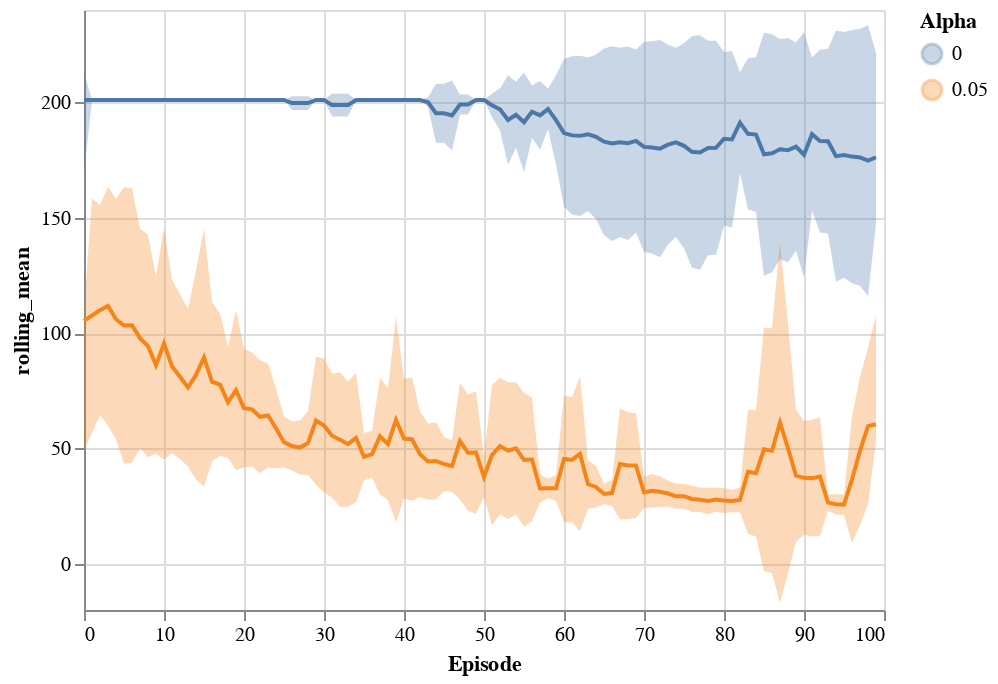

The notebook cell this image was saved under:
### Code cell
window_size = 1
chart = (
    base.mark_line()
    .transform_aggregate(mean_ep_len="mean(ep_len)", groupby=["Episode", "Alpha"])
    .transform_window(rolling_mean="mean(mean_ep_len)", groupby=["Alpha"],frame=[-window_size, window_size])
    .encode(x="Episode", y="rolling_mean:Q", color=alt.Color("Alpha:N"),)
)
band = (
    base.mark_errorband(extent="stdev")
    .transform_window(rolling_mean="mean(ep_len)", groupby=["Alpha"], frame=[-window_size, window_size])
    .encode(x="Episode", y="rolling_mean:Q", color=alt.Color("Alpha:N"),)
)

(chart + band)

### Figure 1 — Vega-Lite specification as saved in the notebook (floating-point values rounded to 4 significant figures; data arrays with more than 128 entries replaced by an {"elided": "..."} marker saying what was removed)
{"$schema": "https://vega.github.io/schema/vega-lite/v4.8.1.json", "config": {"view": {"continuousHeight": 300, "continuousWidth": 400}}, "data": {"name": "data-9d300c830fb99e3ab629f81452d24131"}, "datasets": {"data-9d300c830fb99e3ab629f81452d24131": {"elided": "1000 records"}}, "layer": [{"encoding": {"color": {"field": "Alpha", "type": "nominal"}, "x": {"field": "Episode", "type": "quantitative"}, "y": {"field": "rolling_mean", "type": "quantitative"}}, "mark": "line", "transform": [{"aggregate": [{"as": "mean_ep_len", "field": "ep_len", "op": "mean"}], "groupby": ["Episode", "Alpha"]}, {"frame": [-1, 1], "groupby": ["Alpha"], "window": [{"as": "rolling_mean", "field": "mean_ep_len", "op": "mean"}]}]}, {"encoding": {"color": {"field": "Alpha", "type": "nominal"}, "x": {"field": "Episode", "type": "quantitative"}, "y": {"field": "rolling_mean", "type": "quantitative"}}, "mark": {"extent": "stdev", "type": "errorband"}, "transform": [{"frame": [-1, 1], "groupby": ["Alpha"], "window": [{"as": "rolling_mean", "field": "ep_len", "op": "mean"}]}]}]}
